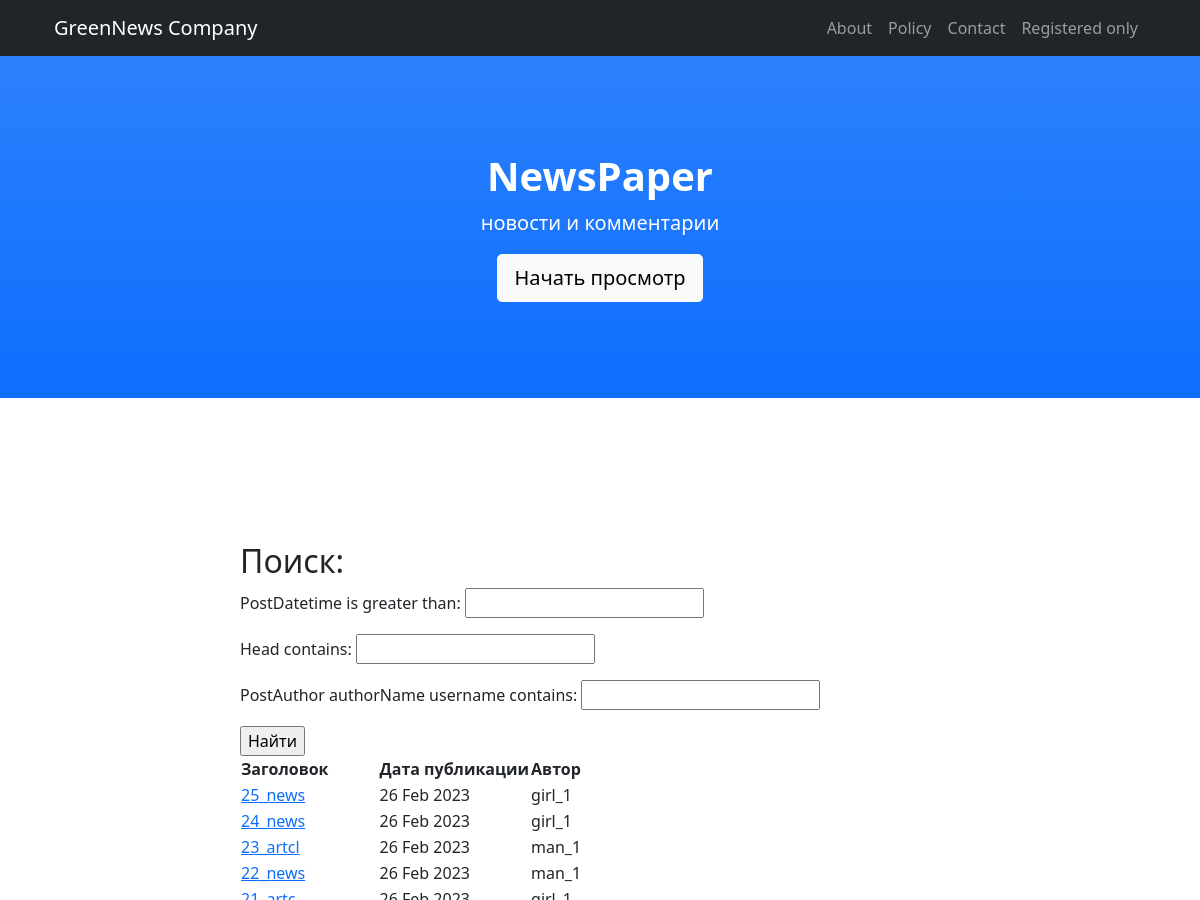
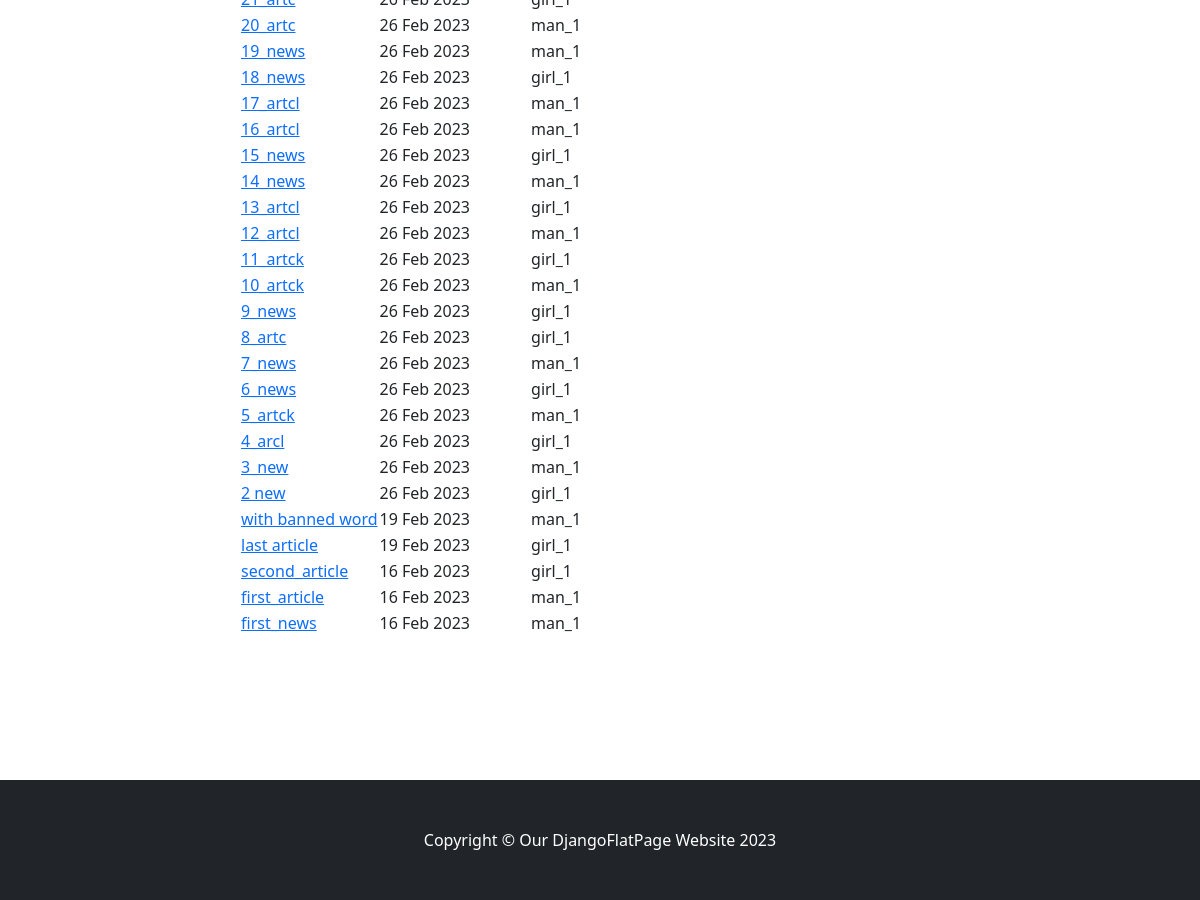
Page /posts/search/ on the earlier database version (2 pictures, top to bottom).
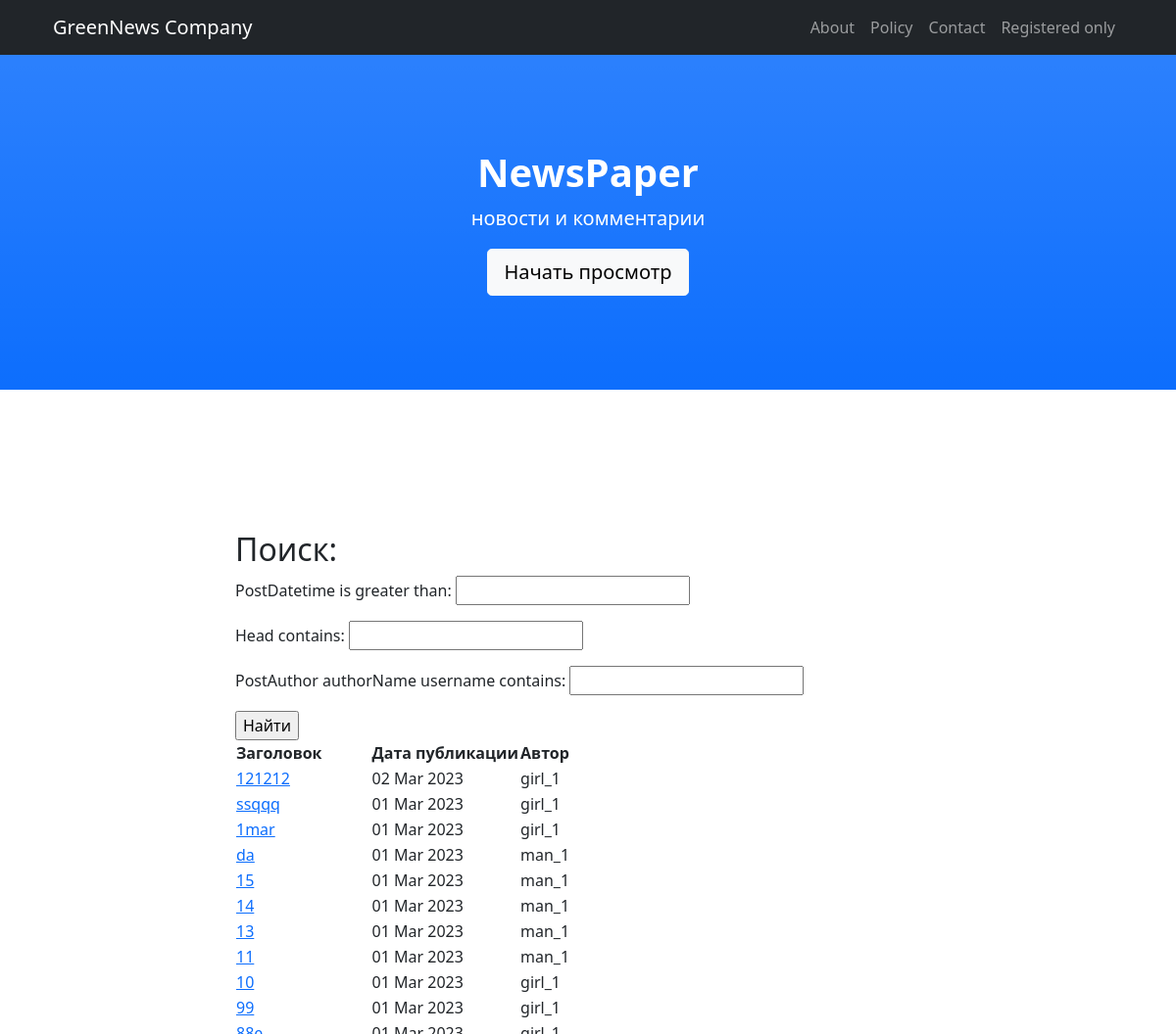
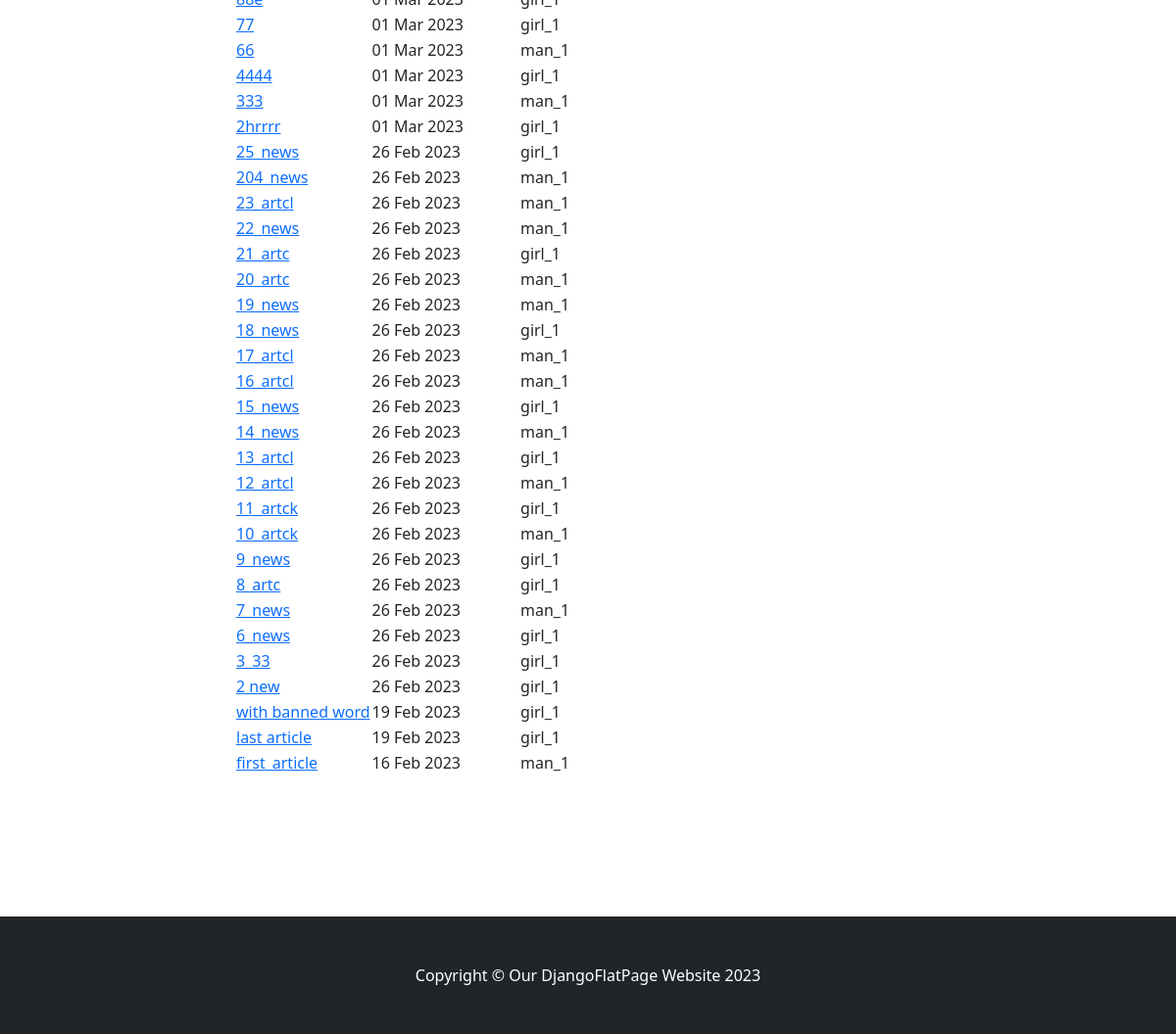
Same page on the later database version (2 pictures, top to bottom).
### news/models.py (models this page shows, shortened)
class Post(models.Model):
    postAuthor = models.ForeignKey(Author, on_delete=models.CASCADE,)
    postType = models.CharField(max_length=4, choices=post_types, default=news)
    postDatetime = models.DateTimeField(auto_now_add=True)
    category = models.ManyToManyField(Category, through='PostCategory', related_name='posts',)
    head = models.CharField(max_length=124)
    postText = models.TextField()
    postRate = models.SmallIntegerField(default=0)

class Author(models.Model):
    authorName = models.OneToOneField(User, on_delete=models.CASCADE)
    authorRate = models.SmallIntegerField(default=0)

### news/views.py (the view)
# urls.py: path('search/', PostSearch.as_view()),
class PostSearch(ListView):
    model = Post
    template_name = 'post_search.html'
    context_object_name = 'posts'
    queryset = Post.objects.order_by('-postDatetime')
    paginate_by = 10
    def get_context_data(self, **kwargs):
        context = super().get_context_data(**kwargs)
        context['authors'] = User.objects.all()
        context['filter'] = PostFilter(self.request.GET, queryset=self.get_queryset())
        return context

### news/templatetags/news_filters.py (called while the page is built)
@register.filter(name='censor')
def censor(value, arg='<banned>'):
    banned_words = [ 'пиздец', 'fuck', 'fucking', 'блядь', 'писец']
    if isinstance(value, str) and isinstance(arg, str):
        for i in banned_words:
            value = value.replace(i, arg)
        return value
    else:
        raise ValueError(f'Не применяется для {type(value)} и {type(arg)}')

### templates/post_search.html
{% extends 'flatpages/default.html' %}
{% load news_filters %}
{% block title %} Поиск: {% endblock title %}
{% block content %}
<form method="GET">
    {{ filter.form.as_p}}
    <input type="submit" value="Найти">
</form>
<table>
    <thead>
        <th>
            Заголовок
        </th>
        <th>
            Дата публикации
        </th>
        <th>
            Автор
        </th>
    </thead>
    {% for new in filter.qs %}
    <tr>
        <td>
             <a href="{% url 'post_detail' new.id %}">{{ new.head|censor|truncatewords:12 }}</a>
        </td>
        <td>
            {{ new.postDatetime|date:'d M Y' }}
        </td>
        <td>
            {{ new.postAuthor.authorName.username }}
        </td>
    </tr>
    {% endfor %}
</table>
{% endblock content %}

### templates/flatpages/default.html (shortened to what this page needs)
{% load static %}
<!DOCTYPE html>
<html lang="en">
    <head>
        <link href="{% static 'css/styles.css' %}" rel="stylesheet">
    </head>
    <body id="page-top">
        <nav class="navbar navbar-expand-lg navbar-dark bg-dark fixed-top" id="mainNav">
            <div class="container px-4">
                <a class="navbar-brand" href="#page-top">GreenNews Company</a>
                <div class="collapse navbar-collapse" id="navbarResponsive">
                    <ul class="navbar-nav ms-auto">
                        <li class="nav-item"><a class="nav-link" href="/about/">About</a></li>
                        <li class="nav-item"><a class="nav-link" href="/policy/">Policy</a></li>
                        <li class="nav-item"><a class="nav-link" href="/contacts/">Contact</a></li>
                        <li class="nav-item"><a class="nav-link" href="/authorized_only/">Registered only</a></li
                    </ul>
                </div>
            </div>
        </nav>
        <header class="bg-primary bg-gradient text-white">
            <div class="container px-4 text-center">
                <h1 class="fw-bolder">NewsPaper</h1>
                <p class="lead">новости и комментарии</p>
                <a class="btn btn-lg btn-light" href="#about">Начать просмотр</a>
            </div>
        </header>
        <section id="about">
            <div class="container px-4">
                <div class="row gx-4 justify-content-center">
                    <div class="col-lg-8">
                        <h2>
                            {% block title %}
                            {% endblock title %}
                        </h2>
                        {% block content %}{% endblock content %}
                    </div>
                </div>
            </div>
        </section>
        <footer class="py-5 bg-dark">
            <div class="container px-4"><p class="m-0 text-center text-white">Copyright &copy; Our DjangoFlatPage Website 2023</p></div>
        </footer>
    </body>
</html>

Differences in the rows shown:
removed Post: head|censor "5_artck", postDatetime "26 Feb 2023", postAuthor.authorName.username "man_1"
removed Post: head|censor "4_arcl", postDatetime "26 Feb 2023", postAuthor.authorName.username "girl_1"
removed Post: head|censor "second_article", postDatetime "16 Feb 2023", postAuthor.authorName.username "girl_1"
removed Post: head|censor "first_news", postDatetime "16 Feb 2023", postAuthor.authorName.username "man_1"
added Post: head|censor "121212", postDatetime "02 Mar 2023", postAuthor.authorName.username "girl_1"
added Post: head|censor "ssqqq", postDatetime "01 Mar 2023", postAuthor.authorName.username "girl_1"
added Post: head|censor "1mar", postDatetime "01 Mar 2023", postAuthor.authorName.username "girl_1"
added Post: head|censor "da", postDatetime "01 Mar 2023", postAuthor.authorName.username "man_1"
added Post: head|censor "15", postDatetime "01 Mar 2023", postAuthor.authorName.username "man_1"
added Post: head|censor "14", postDatetime "01 Mar 2023", postAuthor.authorName.username "man_1"
added Post: head|censor "13", postDatetime "01 Mar 2023", postAuthor.authorName.username "man_1"
added Post: head|censor "11", postDatetime "01 Mar 2023", postAuthor.authorName.username "man_1"
added Post: head|censor "10", postDatetime "01 Mar 2023", postAuthor.authorName.username "girl_1"
added Post: head|censor "99", postDatetime "01 Mar 2023", postAuthor.authorName.username "girl_1"
added Post: head|censor "88e", postDatetime "01 Mar 2023", postAuthor.authorName.username "girl_1"
added Post: head|censor "77", postDatetime "01 Mar 2023", postAuthor.authorName.username "girl_1"
added Post: head|censor "66", postDatetime "01 Mar 2023", postAuthor.authorName.username "man_1"
added Post: head|censor "4444", postDatetime "01 Mar 2023", postAuthor.authorName.username "girl_1"
added Post: head|censor "333", postDatetime "01 Mar 2023", postAuthor.authorName.username "man_1"
added Post: head|censor "2hrrrr", postDatetime "01 Mar 2023", postAuthor.authorName.username "girl_1"
changed Post: head|censor "24_news" → "204_news"; postAuthor.authorName.username "girl_1" → "man_1"
changed Post (number 37 of 41 on the later page): head|censor "3_new" → "3_33"; postAuthor.authorName.username "man_1" → "girl_1"
changed Post "with banned word": postAuthor.authorName.username "man_1" → "girl_1"
